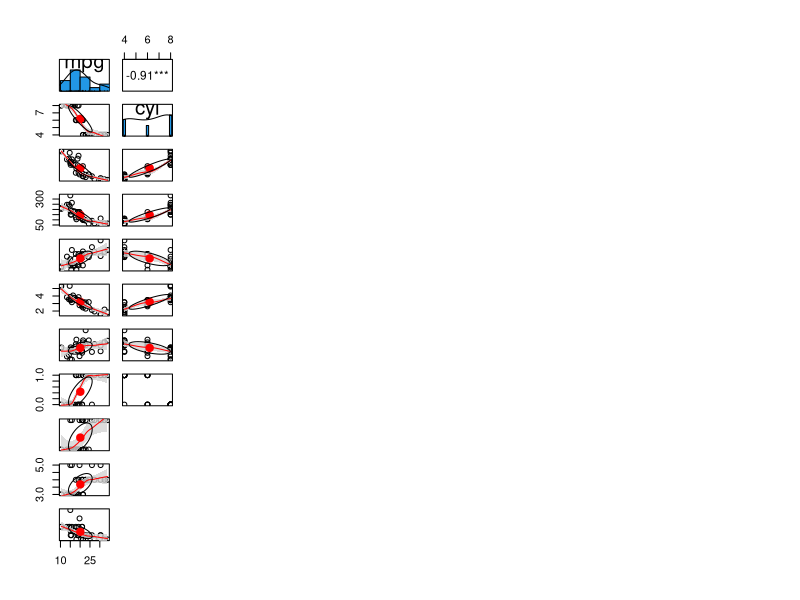

Write the R code that produced this figure. (Note: this script raises an error after producing the figure.)

#H0: weight of cars has not effect fuel efficiency 
#H1: weight of cars effect fuel efficiency

cars <- mtcars
str(mtcars)

incomplete_data <- cars[!complete.cases(cars),]
incomplete_data

library(psych)

pairs.panels(cars, 
             smooth = TRUE, # If TRUE, draws loess smooths
             scale = FALSE, # If TRUE, scales the correlation text font
             density = TRUE, # If TRUE, adds density plots and histograms
             ellipses = TRUE, # If TRUE, draws ellipses
             method = "spearman",# Correlation method (also "pearson" or "kendall")
             pch = 21, # pch symbol
             lm = FALSE, # If TRUE, plots linear fit rather than the LOESS (smoothed) fit
             cor = TRUE, # If TRUE, reports correlations
             jiggle = FALSE, # If TRUE, data points are jittered
             factor = 2, # Jittering factor
             hist.col = 4, # Histograms color
             stars = TRUE, # If TRUE, adds significance level with stars
             ci = TRUE) # If TRUE, adds confidence intervals

# examine
# Does car weight have an effect on mpg?
# 2 vars
# wt = num
# mpg = num

attach(cars)
plot(wt, mpg, pch = 19, col ="lightblue", 
     main = "Comaprison of car weight with mpg", 
     xlab = "weight (lbs)", ylab = "mpg")

histogram(~wt | mpg,
          data = cars,
          main = "Distributation of fuel efficiency wrt weight",
          xlab = "Weight of cars (1000 lbs)" ,ylab = "fuel efficiency")


